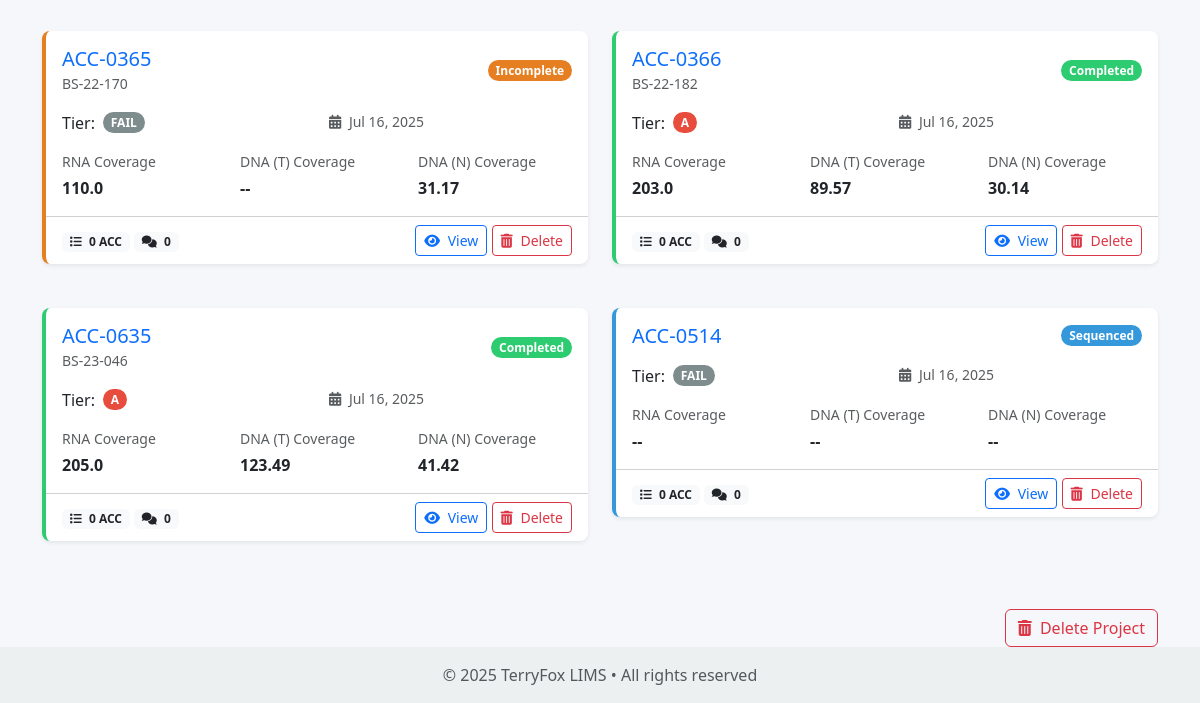
Page /projects/9/ (signed in, lower part) on the earlier database version.
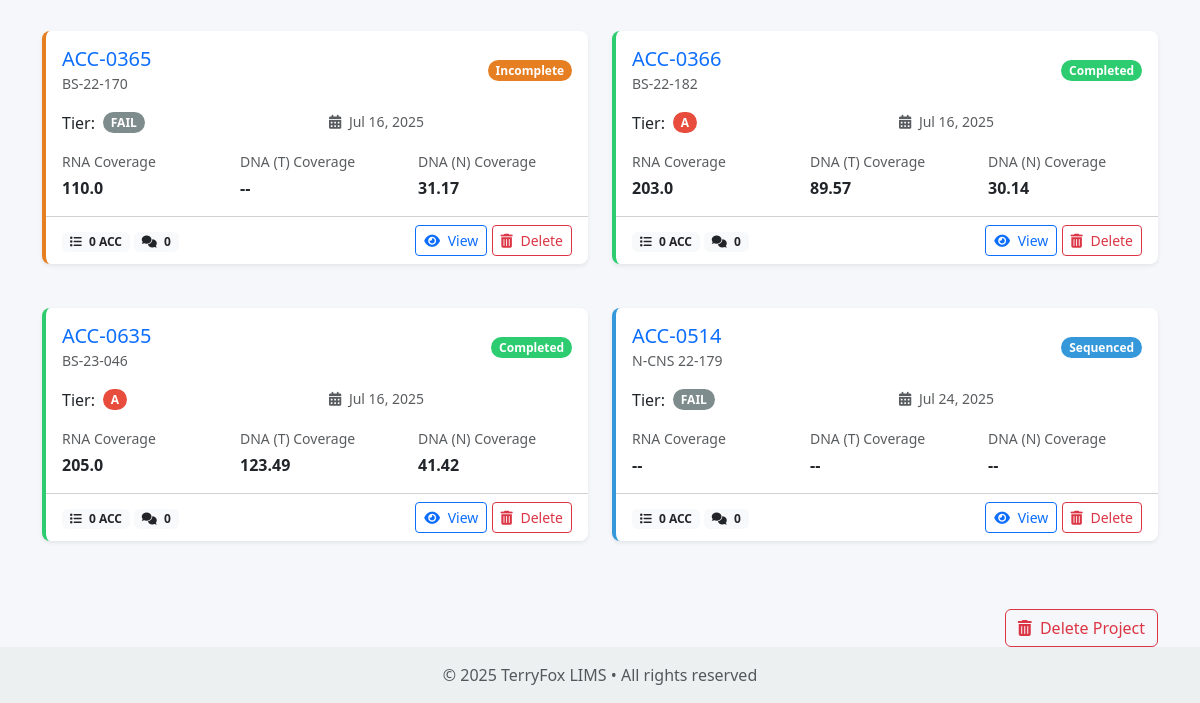
Same page on the later database version.
### core/models.py (models this page shows, shortened)
class Case(models.Model):
    STATUS_CREATED = 'created'
    STATUS_RECEIVED = 'received'
    STATUS_INCOMPLETE = 'incomplete'
    STATUS_UNKNOWN = 'unknown'
    STATUS_LIBRARY_PREPPED = 'library_prepped'
    STATUS_SEQUENCED = 'sequenced'
    STATUS_TRANSFERRED = 'transferred_to_nfl'
    STATUS_BIOINFO = 'bioinfo_analysis'
    STATUS_COMPLETED = 'completed'
    STATUS_CHOICES = [
        (STATUS_CREATED, _('Created')),
        (STATUS_RECEIVED, _('Received')),
        (STATUS_INCOMPLETE, _('Incomplete')),
        (STATUS_UNKNOWN, _('Unknown')),
        (STATUS_LIBRARY_PREPPED, _('Library Prepped')),
        (STATUS_SEQUENCED, _('Sequenced')),
        (STATUS_TRANSFERRED, _('Transferred to NFL')),
        (STATUS_BIOINFO, _('Bioinfo Analysis')),
        (STATUS_COMPLETED, _('Completed')),
    ]
    TIER_A = 'A'
    TIER_B = 'B'
    TIER_FA = 'FAIL'
    TIER_CHOICES = [
        (TIER_A, _('A')),
        (TIER_B, _('B')),
        (TIER_FA, _('FAIL')),
    ]
    project = models.ForeignKey(Project, on_delete=models.CASCADE, related_name='cases')
    name = models.CharField(max_length=255)
    other_id = models.CharField(max_length=255, blank=True, null=True, verbose_name=_('Other ID'))
    status = models.CharField(max_length=50, choices=STATUS_CHOICES, default=STATUS_RECEIVED)
    rna_coverage = models.FloatField(null=True, blank=True, verbose_name=_('RNA Coverage (M)'))
    dna_t_coverage = models.FloatField(null=True, blank=True, verbose_name=_('DNA (T) Coverage (X)'))
    dna_n_coverage = models.FloatField(null=True, blank=True, verbose_name=_('DNA (N) Coverage (X)'))
    tier = models.CharField(max_length=4, choices=TIER_CHOICES, default=TIER_A)
    created_at = models.DateTimeField(auto_now_add=True)
    updated_at = models.DateTimeField(auto_now=True)

### core/views.py (the view)
# urls.py: path('projects/<int:project_id>/', views.project_detail, name='project_detail'),
@login_required
def project_detail(request, project_id):
    project = get_object_or_404(Project, id=project_id)
    filter_form = CaseFilterForm(request.GET)
    cases = project.cases.all()
    if filter_form.is_valid():
        case_name = filter_form.cleaned_data.get('name')
        case_status = filter_form.cleaned_data.get('status')
        case_tier = filter_form.cleaned_data.get('tier')
        if case_name:
            cases = cases.filter(name__icontains=case_name)
        if case_status:
            cases = cases.filter(status=case_status)
        if case_tier:
            cases = cases.filter(tier=case_tier)
    all_cases = project.cases.all()
    total_cases = all_cases.count()
    cases_by_status = all_cases.values('status').annotate(count=Count('id'))
    cases_by_tier = all_cases.values('tier').annotate(count=Count('id'))
    can_edit = request.user.groups.filter(name='editor').exists() or request.user.is_superuser
    return render(request, 'core/project_detail.html', {
        'project': project,
        'cases': cases,
        'total_cases': total_cases,
        'cases_by_status': cases_by_status,
        'cases_by_tier': cases_by_tier,
        'can_edit': can_edit,
        'filter_form': filter_form,
    })

### core/models.py (called while the page is built)
    def __str__(self):
        return self.name

### templates/core/project_detail.html (shortened to what the changed rows need)
{% extends 'base.html' %}
{% block content %}
{% if cases %}
    <div class="row">
        {% for case in cases %}
            <div class="col-md-6 mb-4">
                <div class="card case-card case-{{ case.status }} shadow-sm">
                    <div class="card-body">
                        <div class="d-flex justify-content-between align-items-center mb-3">
                            <div>
                                <h5 class="card-title mb-0">
                                    <a href="{% url 'case_detail' case_id=case.id %}" class="text-decoration-none">
                                        {{ case.name }}
                                    </a>
                                </h5>
                                {% if case.other_id %}
                                <small class="text-muted">{{ case.other_id }}</small>
                                {% endif %}
                            </div>
                            <span class="badge badge-{{ case.status }} rounded-pill">
                                {{ case.get_status_display }}
                            </span>
                        </div>
                        <div class="row mb-3">
                            <div class="col-6">
                                <div class="d-flex align-items-center">
                                    <span class="me-2">Tier:</span>
                                    <span class="badge badge-{{ case.tier }} rounded-pill">{{ case.tier }}</span>
                                </div>
                            </div>
                            <div class="col-6">
                                <div class="small text-muted">
                                    <i class="fas fa-calendar-alt me-1"></i> {{ case.updated_at|date:"M d, Y" }}
                                </div>
                            </div>
                        </div>
                        <div class="row">
                            <div class="col-md-4">
                                <small class="d-block text-muted mb-1">RNA Coverage</small>
                                <span class="fw-bold">{{ case.rna_coverage|default:"--" }}</span>
                            </div>
                            <div class="col-md-4">
                                <small class="d-block text-muted mb-1">DNA (T) Coverage</small>
                                <span class="fw-bold">{{ case.dna_t_coverage|default:"--" }}</span>
                            </div>
                            <div class="col-md-4">
                                <small class="d-block text-muted mb-1">DNA (N) Coverage</small>
                                <span class="fw-bold">{{ case.dna_n_coverage|default:"--" }}</span>
                            </div>
                        </div>
                    </div>
                    <div class="card-footer bg-transparent d-flex justify-content-between align-items-center">
                        <div>
                            <span class="badge bg-light text-dark">
                                <i class="fas fa-list me-1"></i> {{ case.accessions.count }} ACC
                            </span>
                            <span class="badge bg-light text-dark">
                                <i class="fas fa-comments me-1"></i> {{ case.comments.count }}
                            </span>
                        </div>
                        <div>
                            <a href="{% url 'case_detail' case_id=case.id %}" class="btn btn-sm btn-outline-primary">
                                <i class="fas fa-eye me-1"></i> View
                            </a>
                            {% if can_edit %}
                            <a href="{% url 'case_delete' case_id=case.id %}" class="btn btn-sm btn-outline-danger">
                                <i class="fas fa-trash-alt me-1"></i> Delete
                            </a>
                            {% endif %}
                        </div>
                    </div>
                </div>
            </div>
        {% endfor %}
    </div>
{% endif %}
{% endblock %}

Differences in the rows shown:
changed Case "ACC-0514": other_id (not shown) → "N-CNS 22-179"; updated_at "Jul 16, 2025" → "Jul 24, 2025"
